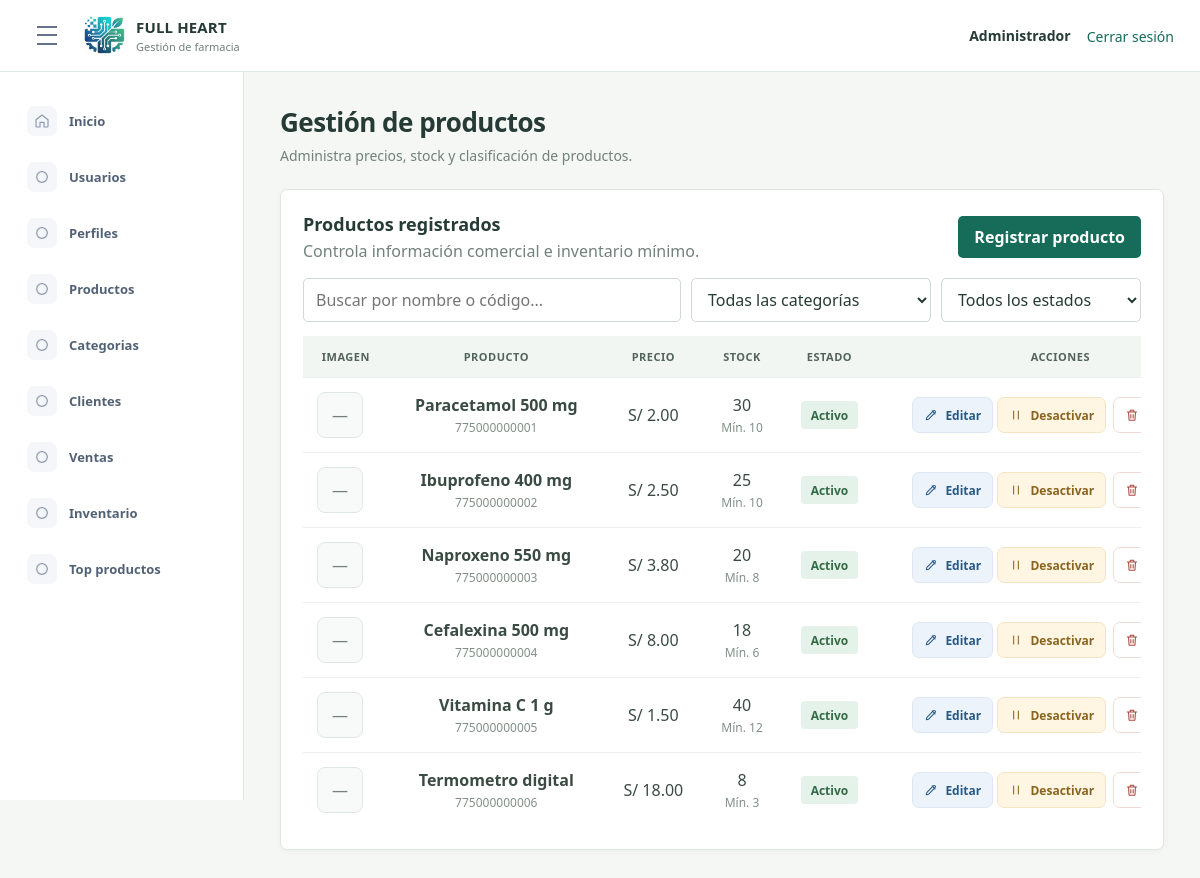
The page /index.php?route=module/productos (signed in) on the database as committed earlier.
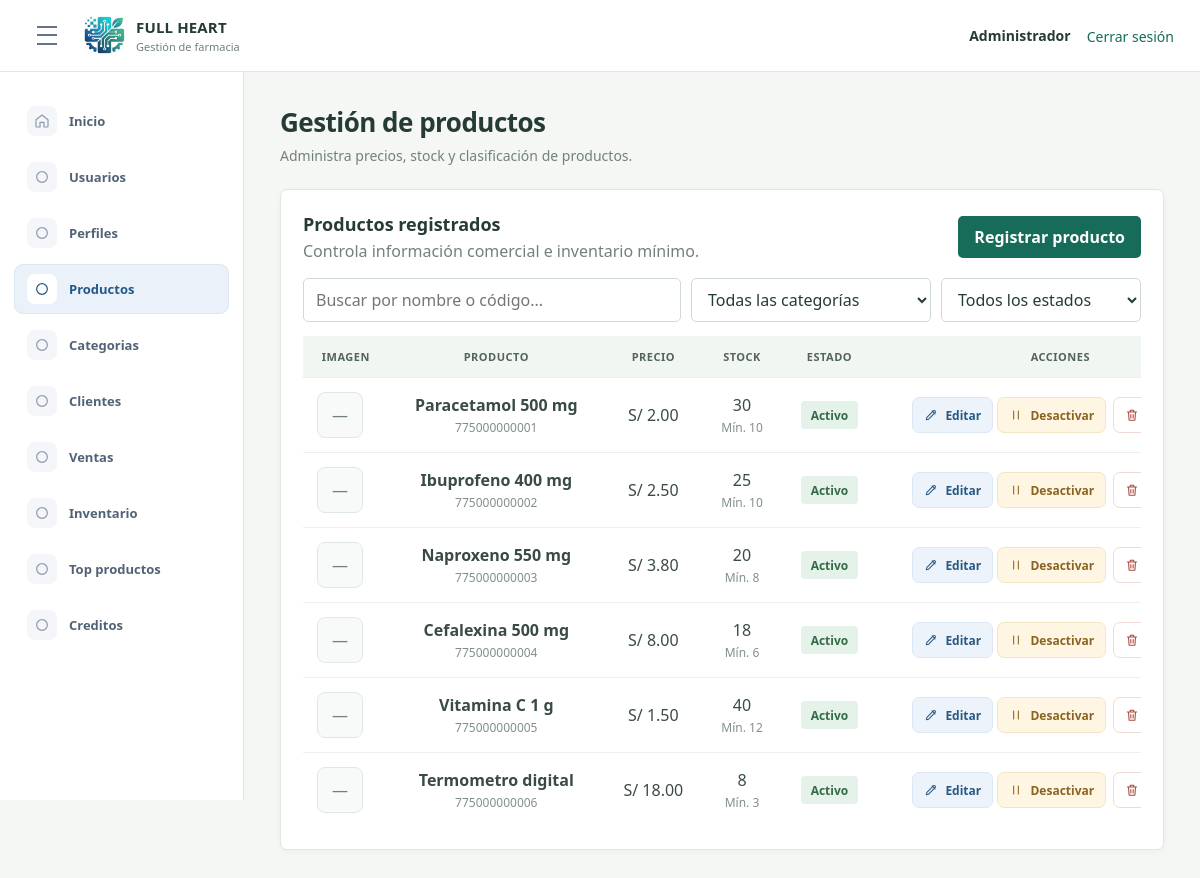
The same page on the database as committed later.
### tables this page shows
CREATE TABLE `opcion` (
  `idopcion` int(11) NOT NULL AUTO_INCREMENT,
  `descripcion` varchar(100) NOT NULL,
  `url` varchar(200) NOT NULL,
  `icono` varchar(50) NOT NULL DEFAULT 'fa-circle',
  `estado` tinyint(1) NOT NULL DEFAULT 1,
  `fecha_creacion` datetime NOT NULL DEFAULT current_timestamp(),
  PRIMARY KEY (`idopcion`)
);

CREATE TABLE `producto` (
  `idproducto` int(11) NOT NULL AUTO_INCREMENT,
  `nombre` varchar(150) NOT NULL,
  `codigobarra` varchar(50) DEFAULT NULL,
  `pventa` decimal(11,2) NOT NULL DEFAULT 0.00,
  `pcompra` decimal(11,2) NOT NULL DEFAULT 0.00,
  `stock` decimal(11,2) NOT NULL DEFAULT 0.00,
  `stockseguridad` decimal(11,2) NOT NULL DEFAULT 0.00,
  `idunidad` int(11) NOT NULL,
  `idcategoria` int(11) NOT NULL,
  `idafectacion` int(11) NOT NULL DEFAULT 1,
  `urlimagen` varchar(250) DEFAULT NULL,
  `estado` tinyint(1) NOT NULL DEFAULT 1,
  `fecha_creacion` datetime NOT NULL DEFAULT current_timestamp(),
  PRIMARY KEY (`idproducto`),
  KEY `idx_producto_unidad` (`idunidad`),
  KEY `idx_producto_categoria` (`idcategoria`),
  KEY `idx_producto_afectacion` (`idafectacion`),
  CONSTRAINT `fk_producto_unidad` FOREIGN KEY (`idunidad`) REFERENCES `unidad` (`idunidad`),
  CONSTRAINT `fk_producto_categoria` FOREIGN KEY (`idcategoria`) REFERENCES `categoria` (`idcategoria`),
  CONSTRAINT `fk_producto_afectacion` FOREIGN KEY (`idafectacion`) REFERENCES `afectacion` (`idafectacion`)
);

### app/Controllers/ProductoController.php (called while the page is built, shortened)
<?php
class ProductoController
{
    private Product $products;
    private Profile $profiles;
    public function __construct(Product $products, Category $categories, Profile $profiles)
    {
        $this->products = $products;
        $this->profiles = $profiles;
    }
    public function index(): void
    {
        $menuOptions = $this->requireAccess("GET");
        $products = $this->products->all();
        require __DIR__ . "/../Views/layout/app.php";
    }
    private function requireAccess(string $method): array
    {
        $menuOptions = $this->profiles->menuOptions((int) ($_SESSION["idperfil"] ?? 0));
        foreach ($menuOptions as $option) {
            if (in_array($option["url"] ?? "", ["module/productos", "vista/productos.php"], true)) {
                $allowed = true;
                break;
            }
        }
        return $menuOptions;
    }
}

### app/Models/Profile.php (called while the page is built, shortened)
<?php
class Profile
{
    private PDO $db;
    public function __construct(PDO $db)
    {
        $this->db = $db;
    }
    public function menuOptions(int $profileId): array
    {
        $sql = "SELECT o.descripcion, o.url, o.icono
                FROM perfil p
                INNER JOIN opcion o ON o.estado = 1
                LEFT JOIN acceso a ON a.idopcion = o.idopcion AND a.idperfil = p.idperfil
                WHERE p.idperfil = :idperfil
                  AND (UPPER(p.nombre) = 'ADMINISTRADOR' OR a.estado = 1)
                ORDER BY o.idopcion";
        $statement = $this->db->prepare($sql);
        $statement->execute(["idperfil" => $profileId]);
        return $statement->fetchAll();
    }
}

### app/Models/User.php (called while the page is built, shortened)
<?php
class User
{
    private PDO $db;
    public function __construct(PDO $db)
    {
        $this->db = $db;
    }
    public function isActive(int $id): bool
    {
        $statement = $this->db->prepare("SELECT 1 FROM usuario WHERE idusuario = :id AND estado = 1");
        $statement->execute(["id" => $id]);
        return $statement->fetchColumn() !== false;
    }
}

### app/Models/Product.php (called while the page is built, shortened)
<?php
class Product
{
    private PDO $db;
    public function __construct(PDO $db)
    {
        $this->db = $db;
    }
    public function all(): array
    {
        return $this->db->query("SELECT p.idproducto, p.nombre, p.codigobarra, p.urlimagen, p.pventa, p.pcompra,
                                       p.stock, p.stockseguridad, p.estado,
                                       c.nombre AS categoria, u.descripcion AS unidad,
                                       a.descripcion AS afectacion
                                FROM producto p
                                INNER JOIN categoria c ON c.idcategoria = p.idcategoria
                                INNER JOIN unidad u ON u.idunidad = p.idunidad
                                INNER JOIN afectacion a ON a.idafectacion = p.idafectacion
                                WHERE p.estado <> 2
                                ORDER BY p.idproducto")->fetchAll(PDO::FETCH_ASSOC);
    }
}

### app/Views/productos/index.php (the view, shortened to what the changed rows need)
<div class="page-title">
    <h1>Gestión de productos</h1>
</div>
<section class="panel">
    <div class="section-toolbar">
        <div>
            <h2>Productos registrados</h2>
        </div>
    </div>
    <div class="table-wrap">
        <table class="data-table product-table" id="productos-table-1">
            <thead>
                <tr>
                    <th scope="col">Imagen</th>
                    <th scope="col">Producto</th>
                    <th scope="col">Precio</th>
                    <th scope="col">Stock</th>
                    <th scope="col">Estado</th>
                    <th scope="col">Acciones</th>
                </tr>
            </thead>
            <tbody>
                <?php foreach ($products as $product): ?>
                    <tr data-category="<?= htmlspecialchars($product["categoria"], ENT_QUOTES, "UTF-8") ?>" data-status="<?= (int) $product["estado"] === 1 ? "active" : "inactive" ?>">
                        <td>
                            <?php if (!empty($product["urlimagen"])): ?>
                                <img class="product-table-image" src="<?= htmlspecialchars($product["urlimagen"], ENT_QUOTES, "UTF-8") ?>" alt="" loading="lazy">
                            <?php else: ?>
                                <span class="product-table-image-placeholder" aria-label="Sin imagen">—</span>
                            <?php endif; ?>
                        </td>
                        <td>
                            <strong><?= htmlspecialchars($product["nombre"], ENT_QUOTES, "UTF-8") ?></strong>
                            <small><?= htmlspecialchars($product["codigobarra"] ?: "Sin código", ENT_QUOTES, "UTF-8") ?></small>
                        </td>
                        <td>S/ <?= number_format((float) $product["pventa"], 2) ?></td>
                        <td>
                            <?= number_format((float) $product["stock"], 0) ?>
                            <small>Mín. <?= number_format((float) $product["stockseguridad"], 0) ?></small>
                        </td>
                        <td><span class="status-badge <?= (int) $product["estado"] === 1 ? "is-active" : "is-muted" ?>"><?= (int) $product["estado"] === 1 ? "Activo" : "Inactivo" ?></span></td>
                        <td class="action-cell">
                            <a class="btn btn-action-edit btn-sm" data-modal-edit href="index.php?route=module/productos/editar&amp;id=<?= (int) $product["idproducto"] ?>"><svg aria-hidden="true" viewBox="0 0 24 24"><path d="m14 5 5 5M4 20l4-.8L19 8a2.1 2.1 0 0 0-3-3L5 16z"/></svg><span>Editar</span></a>
                            <form action="index.php?route=module/productos/estado" method="post">
                                <?php if ((int) $product["estado"] === 1): ?>
                                    <button class="btn btn-action-disable btn-sm" type="submit" name="accion" value="desactivar" data-confirm="El producto quedará inactivo temporalmente. ¿Continuar?"><svg aria-hidden="true" viewBox="0 0 24 24"><path d="M8 5v14M16 5v14"/></svg><span>Desactivar</span></button>
                                    <button class="btn btn-action-delete btn-sm" type="submit" name="accion" value="eliminar" data-confirm="El producto quedará inactivo y conservará su historial. ¿Continuar?"><svg aria-hidden="true" viewBox="0 0 24 24"><path d="M4 7h16M10 11v6M14 11v6M6 7l1 14h10l1-14M9 7V4h6v3"/></svg><span>Eliminar</span></button>
                                <?php else: ?>
                                    <button class="btn btn-action-enable btn-sm" type="submit" name="accion" value="activar"><svg aria-hidden="true" viewBox="0 0 24 24"><path d="M5 12h14M13 6l6 6-6 6"/></svg><span>Activar</span></button>
                                <?php endif; ?>
                            </form>
                        </td>
                    </tr>
                <?php endforeach; ?>
            </tbody>
        </table>
    </div>
</section>

### app/Views/layout/sidebar.php (shortened to what the changed rows need)
<?php $currentRoute = $_GET["route"] ?? "dashboard"; ?>
<aside class="sidebar">
    <nav aria-label="Menu principal">
        <?php foreach ($menuOptions as $option): ?>
            <?php $route = $option["url"] ?? ""; ?>
            <?php
                $icons = [
                    "module/usuarios" => '<circle cx="9" cy="8" r="3"/><path d="M3 20v-1a6 6 0 0 1 12 0v1zM16 5.5a3 3 0 0 1 0 5.8M18 14a5 5 0 0 1 3 4.5V20h-3"/>',
                    "module/perfiles" => '<rect x="5" y="3" width="14" height="18" rx="2"/><path d="M9 3.5h6M9 10h6M9 14h6M9 18h3"/>',
                    "module/productos" => '<path d="m4 7 8-4 8 4-8 4zM4 7v10l8 4 8-4V7M12 11v10"/>',
                    "module/categorias" => '<path d="M20 13 11 22l-9-9V3h10z"/><circle cx="7" cy="7" r="1"/>',
                    "module/clientes" => '<rect x="4" y="3" width="16" height="18" rx="2"/><circle cx="12" cy="9" r="3"/><path d="M8 17a4 4 0 0 1 8 0"/>',
                    "module/ventas" => '<path d="M3 4h2l2.5 11h11L21 7H6M9 19h.01M18 19h.01"/>',
                    "module/inventario" => '<path d="M3 21h18M5 21V8l7-5 7 5v13M9 21v-6h6v6M9 10h.01M15 10h.01"/>',
                    "module/top-productos" => '<path d="M4 20V10M10 20V4M16 20v-7M22 20H2"/>',
                    "module/creditos" => '<rect x="3" y="6" width="18" height="13" rx="2"/><path d="M3 10h18M7 15h4"/>'
                ];
                $icon = $icons[$route] ?? '<circle cx="12" cy="12" r="8"/>';
            ?>
            <a href="index.php?route=<?= urlencode($route) ?>" <?= ($currentRoute === $route || str_starts_with($currentRoute, $route . "/")) ? 'aria-current="page"' : "" ?>>
                <span class="nav-icon" aria-hidden="true"><svg viewBox="0 0 24 24"><?= $icon ?></svg></span>
                <span><?= htmlspecialchars($option["descripcion"]) ?></span>
            </a>
        <?php endforeach; ?>
    </nav>
</aside>

Rows that differ between the two databases and show on the page:
changed opcion "Productos": url "vista/productos.php" → "module/productos" (drawn)
added opcion: descripcion "Creditos"
